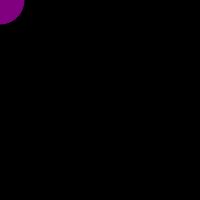
Frame 1 (no input)
Frame 60 (the mouse pressed at the canvas centre just before this capture): identical to frame 1, image omitted
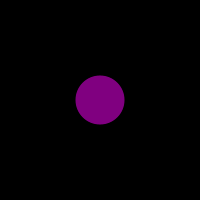
Frame 120 (the mouse held since frame 60 and released just before this capture)

The Processing sketch that drew these frames (run headless with seeded random() and noise(); from frame 60 on, the mouse is pressed at the canvas centre):

// Processing sketch: sketch_17_2
// ── sketch_17_2.pde
int num = 50;
int[] x = new int[50];
int[] y = new int[50];
void setup() {
  size(200, 200);
  noStroke();
  fill(128, 0, 128);
}
void draw() {
  background(0);
  for (int i = num-1; i > 0; i--) {
    x[i] = x[i-1];
    y[i] = y[i-1]; //read from bottom of list
  }
  x[0] = mouseX;
  y[0] = mouseY; // add value at top of list 

  for (int i = 0; i<num; i++) {
    ellipse(x[i], y[i], i, i);
  }
}
